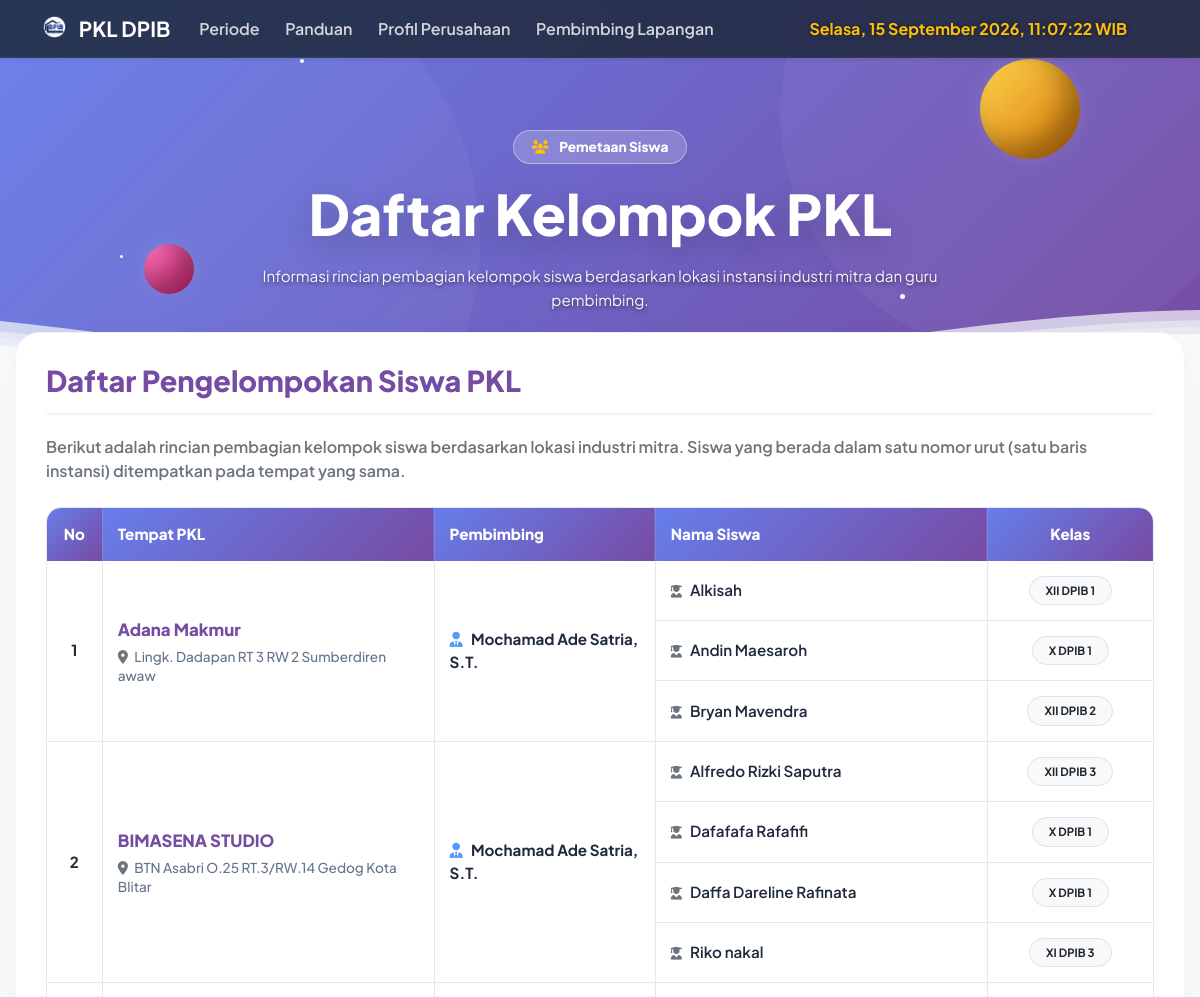
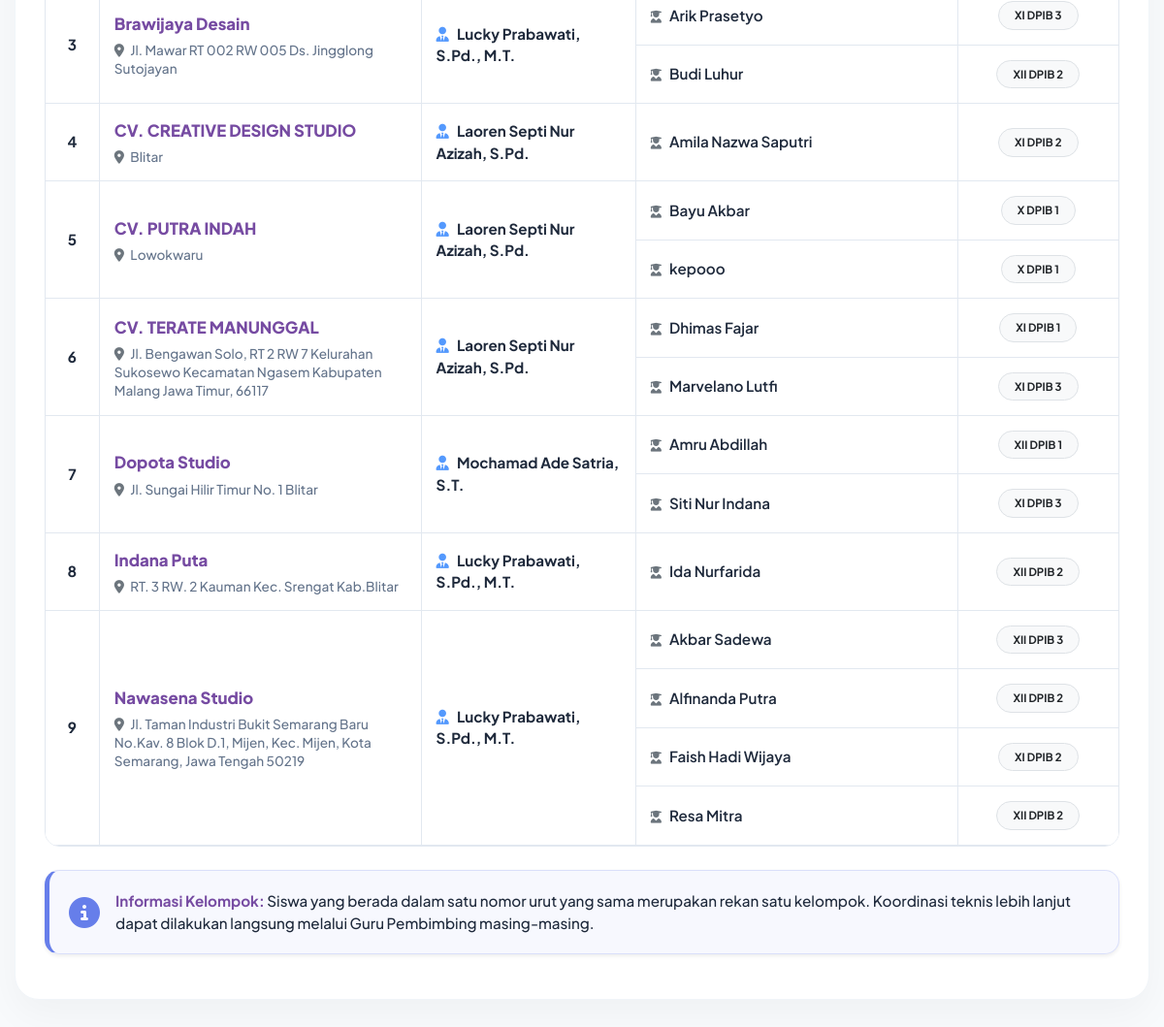
The app's page /kelompok.php with its own data (2 pictures, top to bottom).
### tables this page shows
CREATE TABLE `peserta_didik` (
  `id` int(11) NOT NULL,
  `nisn` varchar(20) NOT NULL,
  `nama` varchar(100) NOT NULL,
  `email` varchar(100) DEFAULT NULL,
  `kelas` varchar(10) NOT NULL,
  `alamat_siswa` text DEFAULT NULL,
  `lokasi_id` int(11) DEFAULT NULL,
  `periode_id` int(11) DEFAULT NULL,
  `tgl_daftar` timestamp NOT NULL DEFAULT current_timestamp()
);

CREATE TABLE `lokasi_pkl` (
  `lokasi_id` int(11) NOT NULL,
  `alamat` varchar(255) DEFAULT NULL,
  `guru_id` int(11) DEFAULT NULL,
  `nama_lokasi` varchar(100) NOT NULL,
  `jam_kerja` varchar(100) DEFAULT NULL,
  `kuota_max` int(11) NOT NULL DEFAULT 5
);

CREATE TABLE `guru` (
  `guru_id` int(11) NOT NULL,
  `nama_guru` varchar(100) NOT NULL,
  `user_id` int(11) DEFAULT NULL,
  `email` varchar(100) DEFAULT NULL
);

### kelompok.php (the view, shortened to what this page needs)
<?php
include 'config/db-koneksi.php';
$page_title = "Daftar Kelompok PKL";
$query = "
    SELECT
        p.nisn, p.nama AS nama_siswa, p.kelas,
        l.nama_lokasi, l.alamat AS alamat_lokasi,
        g.nama_guru AS pembimbing,
        pr.nama_periode
    FROM peserta_didik p
    JOIN lokasi_pkl l ON p.lokasi_id = l.lokasi_id
    LEFT JOIN guru g ON l.guru_id = g.guru_id
    LEFT JOIN periode_pkl pr ON p.periode_id = pr.periode_id
    ORDER BY l.nama_lokasi ASC, p.nama ASC
";
$result = $koneksi->query($query);
$rowspan_data = [];
$all_data = [];
if ($result) {
    while($row = $result->fetch_assoc()) {
        $all_data[] = $row;
        $loc = $row['nama_lokasi'];
        $rowspan_data[$loc] = ($rowspan_data[$loc] ?? 0) + 1;
    }
}
?>
<!doctype html>
<html lang="id">
<head>
    <link href="https://cdn.jsdelivr.net/npm/bootstrap@5.2.2/dist/css/bootstrap.min.css" rel="stylesheet">
    <link rel="stylesheet" href="https://cdnjs.cloudflare.com/ajax/libs/font-awesome/6.5.2/css/all.min.css">
</head>
<body>
    <?php include 'panel/header-publik.php'; ?>
    <div class="wrapper" id="top">
        <div class="space-elements">
            <div class="star" style="top: 15%; left: 25%; width: 4px; height: 4px; animation-delay: 0s;"></div>
            <div class="star" style="top: 30%; left: 85%; width: 6px; height: 6px; animation-delay: 1s;"></div>
            <div class="star" style="top: 65%; left: 10%; width: 3px; height: 3px; animation-delay: 0.5s;"></div>
            <div class="star" style="top: 75%; left: 75%; width: 5px; height: 5px; animation-delay: 1.5s;"></div>
            <div class="planet planet-1"></div>
            <div class="planet planet-2"></div>
        </div>
        <div class="container position-relative" style="z-index: 5;">
            <div class="d-inline-block mb-3" style="background: rgba(255,255,255,0.2); backdrop-filter: blur(10px); padding: 6px 18px; border-radius: 50px; font-size: 0.85rem; font-weight: 800; border: 1px solid rgba(255,255,255,0.4); color: white;">
                <i class="fas fa-users me-2 text-warning"></i> Pemetaan Siswa
            </div>
            <h1 class="hero-title"><?php echo $page_title; ?></h1>
            <p class="mt-3" style="max-width: 700px; margin: 0 auto; font-size: 0.95rem; color: rgba(255,255,255,0.95); line-height: 1.6; text-shadow: 0 2px 4px rgba(0,0,0,0.5);">
                Informasi rincian pembagian kelompok siswa berdasarkan lokasi instansi industri mitra dan guru pembimbing.
            </p>
        </div>
    </div>
    <div class="page-content-wrapper">
        <div class="content-card">
            <h2>Daftar Pengelompokan Siswa PKL</h2>
            <p class="text-muted fw-semibold mb-4">
                Berikut adalah rincian pembagian kelompok siswa berdasarkan lokasi industri mitra. Siswa yang berada dalam satu nomor urut (satu baris instansi) ditempatkan pada tempat yang sama.
            </p>
            <div class="table-wrapper-outer">
                <div class="table-responsive-lg custom-responsive">
                    <table class="table table-perusahaan">
                        <thead>
                            <tr>
                                <th style="width: 5%;">No</th>
                                <th style="width: 30%;" class="text-start">Tempat PKL</th>
                                <th style="width: 20%;" class="text-start">Pembimbing</th>
                                <th style="width: 30%;" class="text-start">Nama Siswa</th>
                                <th style="width: 15%;">Kelas</th>
                            </tr>
                        </thead>
                        <tbody>
                            <?php
                            $no = 1;
                            $current_loc = "";
                            if (!empty($all_data)):
                                foreach ($all_data as $row):
                            ?>
                                <tr>
                                    <?php if ($current_loc !== $row['nama_lokasi']): ?>
                                        <td rowspan="<?php echo $rowspan_data[$row['nama_lokasi']]; ?>" class="text-center fw-bold text-muted">
                                            <?php echo $no++; ?>
                                        </td>
                                        <td rowspan="<?php echo $rowspan_data[$row['nama_lokasi']]; ?>" class="text-start">
                                            <div class="txt-lokasi"><?php echo htmlspecialchars($row['nama_lokasi']); ?></div>
                                            <span class="alamat-kecil"><i class="fas fa-map-marker-alt me-1 text-muted"></i> <?php echo htmlspecialchars($row['alamat_lokasi']); ?></span>
                                        </td>
                                        <td rowspan="<?php echo $rowspan_data[$row['nama_lokasi']]; ?>" class="text-start fw-bold" style="color: #475569;">
                                            <i class="fas fa-user-tie me-2 text-primary" style="opacity: 0.7;"></i><?php echo htmlspecialchars($row['pembimbing'] ?? 'Belum Ditentukan'); ?>
                                        </td>
                                        <?php $current_loc = $row['nama_lokasi']; ?>
                                    <?php endif; ?>
                                    <td class="text-start student-name">
                                        <i class="fas fa-user-graduate me-2 text-muted" style="font-size: 0.8rem;"></i><?php echo htmlspecialchars($row['nama_siswa']); ?>
                                    </td>
                                    <td class="text-center">
                                        <span class="badge bg-light text-dark border px-3 py-2 rounded-pill"><?php echo htmlspecialchars($row['kelas']); ?></span>
                                    </td>
                                </tr>
                            <?php endforeach; ?>
                            <?php else: ?>
                                <tr><td colspan="5" class="text-center py-5 text-muted fw-bold"><i class="fas fa-folder-open mb-2 fs-3 d-block"></i> Belum ada data kelompok yang terdaftar.</td></tr>
                            <?php endif; ?>
                        </tbody>
                    </table>
                </div>
            </div>
            <div class="alert alert-info-custom mt-4 d-flex align-items-center shadow-sm">
                <i class="fas fa-info-circle fa-2x me-3" style="color: var(--accent-purple);"></i>
                <div style="font-size: 0.95rem;">
                    <strong style="color: var(--accent-dark);">Informasi Kelompok:</strong> Siswa yang berada dalam satu nomor urut yang sama merupakan rekan satu kelompok. Koordinasi teknis lebih lanjut dapat dilakukan langsung melalui Guru Pembimbing masing-masing.
                </div>
            </div>
        </div>
    </div>
</body>
</html>

### kelompok.php (style rules this page uses)
:root { --primary-grad: linear-gradient(135deg, #667eea 0%, #764ba2 100%); --accent-purple: #667eea; --accent-dark: #764ba2; --bg-light: #f8fafc; --text-dark: #1e293b; --card-shadow: 0 15px 40px rgba(0,0,0,0.04); }
body { font-family: 'Plus Jakarta Sans', sans-serif; background-color: var(--bg-light); color: var(--text-dark); overflow-x: hidden; padding-top: 0 !important; }
.wrapper { position: relative; z-index: 1; padding-top: 130px; padding-bottom: 80px; background: var(--primary-grad); overflow: hidden; text-align: center; }
.hero-title { font-size: 3.5rem; font-weight: 900; color: white; text-shadow: 0 10px 30px rgba(0,0,0,0.2); }
.wrapper::before { content: ''; position: absolute; top: -15%; left: -10%; width: 50vw; height: 50vw; background: rgba(255, 255, 255, 0.04); border-radius: 50%; z-index: 0; pointer-events: none; }
.wrapper::after { content: ''; position: absolute; bottom: 10%; right: -5%; width: 40vw; height: 40vw; background: rgba(255, 255, 255, 0.04); border-radius: 50%; z-index: 0; pointer-events: none; }
.space-elements { position: absolute; top: 0; left: 0; width: 100%; height: 100%; z-index: 1; pointer-events: none; }
.star { position: absolute; background: white; border-radius: 50%; animation: twinkle 3s infinite ease-in-out alternate; }
.planet { position: absolute; border-radius: 50%; box-shadow: inset -15px -15px 25px rgba(0,0,0,0.3), 0 0 20px rgba(255,255,255,0.1); }
.planet-1 { width: 100px; height: 100px; background: linear-gradient(135deg, #fcd34d 0%, #d97706 100%); top: 15%; right: 10%; animation: floatObj 8s ease-in-out infinite; }
.planet-2 { width: 50px; height: 50px; background: linear-gradient(135deg, #f472b6 0%, #db2777 100%); bottom: 25%; left: 12%; animation: floatObj 10s ease-in-out infinite reverse; }
.page-content-wrapper { position: relative; z-index: 5; min-height: calc(100vh - 70px); padding: 0 15px 50px; width: 100%; max-width: 1200px; margin: 0 auto; }
.content-card { background: white; padding: 30px; border-radius: 25px; box-shadow: var(--card-shadow); border: 1px solid #f1f5f9; margin-top: -60px; position: relative; z-index: 10; }
.content-card h2 { color: var(--accent-dark); border-bottom: 2px solid #f1f5f9; padding-bottom: 15px; margin-bottom: 20px; font-size: 1.8rem; font-weight: 800; }
.table-wrapper-outer { border-radius: 15px; border: 1px solid #e2e8f0; overflow: hidden; margin-top: 20px; }
.custom-responsive { margin: 0; border: none; border-radius: 0; -webkit-overflow-scrolling: touch; }
.table-perusahaan { margin-bottom: 0; background: white; border-collapse: collapse; width: 100%; }
.table-perusahaan thead th { background: var(--primary-grad) !important; color: white !important; border: none !important; border-right: 1px solid rgba(255,255,255,0.2) !important; padding: 15px; font-weight: 800; font-size: 0.95rem; text-align: center; vertical-align: middle; white-space: nowrap; }
.table-perusahaan thead th:last-child { border-right: none !important; }
.table-perusahaan tbody td { background: white !important; color: var(--text-dark) !important; border-bottom: 1px solid #e2e8f0; border-right: 1px solid #e2e8f0; padding: 15px; vertical-align: middle; font-size: 0.95rem; }
.table-perusahaan tbody td:last-child { border-right: none; }
.txt-lokasi { font-weight: 800; color: var(--accent-dark); font-size: 1.05rem; }
.alamat-kecil { display: block; font-size: 0.85rem; color: #64748b; font-weight: 500; margin-top: 5px; line-height: 1.4; }
.student-name { font-weight: 600; color: #0f172a; }
.alert-info-custom { background-color: rgba(102, 126, 234, 0.05); border: 1px solid rgba(102, 126, 234, 0.2); border-left: 5px solid var(--accent-purple); border-radius: 15px; color: var(--text-dark); padding: 20px; font-weight: 500; }

### records on screen
peserta_didik: lokasi.nama_lokasi "Adana Makmur", lokasi.alamat "Lingk. Dadapan RT 3 RW 2 Sumberdiren awaw", guru.nama_guru "Mochamad Ade Satria, S.T.", nama "Alkisah", kelas "XII DPIB 1"
peserta_didik: nama "Andin Maesaroh", kelas "X DPIB 1"
peserta_didik: nama "Bryan Mavendra", kelas "XII DPIB 2"
peserta_didik: lokasi.nama_lokasi "BIMASENA STUDIO", lokasi.alamat "BTN Asabri O.25 RT.3/RW.14 Gedog Kota Blitar", guru.nama_guru "Mochamad Ade Satria, S.T.", nama "Alfredo Rizki Saputra", kelas "XII DPIB 3"
peserta_didik: nama "Dafafafa Rafafifi", kelas "X DPIB 1"
peserta_didik: nama "Daffa Dareline Rafinata", kelas "X DPIB 1"
peserta_didik: nama "Riko nakal", kelas "XI DPIB 3"
peserta_didik: lokasi.nama_lokasi "Brawijaya Desain", lokasi.alamat "Jl. Mawar RT 002 RW 005 Ds. Jingglong Sutojayan", guru.nama_guru "Lucky Prabawati, S.Pd., M.T.", nama "Arik Prasetyo", kelas "XI DPIB 3"
peserta_didik: nama "Budi Luhur", kelas "XII DPIB 2"
peserta_didik: lokasi.nama_lokasi "CV. CREATIVE DESIGN STUDIO", lokasi.alamat "Blitar", guru.nama_guru "Laoren Septi Nur Azizah, S.Pd.", nama "Amila Nazwa Saputri", kelas "XI DPIB 2"
peserta_didik: lokasi.nama_lokasi "CV. PUTRA INDAH", lokasi.alamat "Lowokwaru", guru.nama_guru "Laoren Septi Nur Azizah, S.Pd.", nama "Bayu Akbar", kelas "X DPIB 1"
peserta_didik: nama "kepooo", kelas "X DPIB 1"
peserta_didik: lokasi.nama_lokasi "CV. TERATE MANUNGGAL", lokasi.alamat "Jl. Bengawan Solo, RT 2 RW 7 Kelurahan Sukosewo Kecamatan Ngasem Kabupaten Malang Jawa Timur, 66117", guru.nama_guru "Laoren Septi Nur Azizah, S.Pd.", nama "Dhimas Fajar", kelas "XI DPIB 1"
peserta_didik: nama "Marvelano Lutfi", kelas "XI DPIB 3"
peserta_didik: lokasi.nama_lokasi "Dopota Studio", lokasi.alamat "Jl. Sungai Hilir Timur No. 1 Blitar", guru.nama_guru "Mochamad Ade Satria, S.T.", nama "Amru Abdillah", kelas "XII DPIB 1"
peserta_didik: nama "Siti Nur Indana", kelas "XI DPIB 3"
peserta_didik: lokasi.nama_lokasi "Indana Puta", lokasi.alamat "RT. 3 RW. 2 Kauman Kec. Srengat Kab.Blitar", guru.nama_guru "Lucky Prabawati, S.Pd., M.T.", nama "Ida Nurfarida", kelas "XII DPIB 2"
peserta_didik: lokasi.nama_lokasi "Nawasena Studio", lokasi.alamat "Jl. Taman Industri Bukit Semarang Baru No.Kav. 8 Blok D.1, Mijen, Kec. Mijen, Kota Semarang, Jawa Tengah 50219", guru.nama_guru "Lucky Prabawati, S.Pd., M.T.", nama "Akbar Sadewa", kelas "XII DPIB 3"
peserta_didik: nama "Alfinanda Putra", kelas "XII DPIB 2"
peserta_didik: nama "Faish Hadi Wijaya", kelas "XI DPIB 2"
peserta_didik: nama "Resa Mitra", kelas "XII DPIB 2"

### other values on screen
$item['text_long'] "Periode"
$item['text_long'] "Panduan"
$item['text_long'] "Profil Perusahaan"
$item['text_long'] "Pembimbing Lapangan"
formatTanggalIndo() "Selasa, 15 September 2026, 11:07:22 WIB"
$page_title "Daftar Kelompok PKL"
